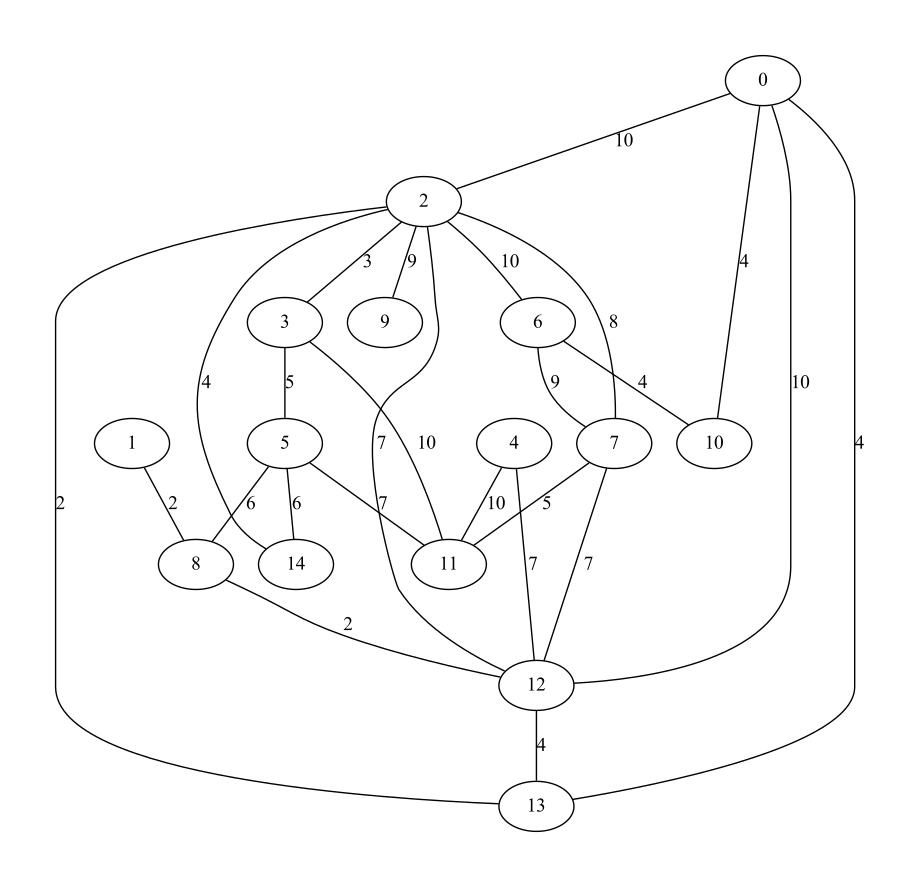

Python code for this plot:
import random
from graphviz import Digraph
import heapq


def generate_random_graph(num_nodes, num_edges):
    graph = {str(i): {} for i in range(num_nodes)}
    nodes = list(graph.keys())

    while num_edges > 0:
        u, v = random.sample(nodes, 2)
        if v not in graph[u]:
            weight = random.randint(1, 10)
            graph[u][v] = weight
            graph[v][u] = weight
            num_edges -= 1

    return graph


def draw_graph(graph):
    dot = Digraph()
    added_edges = set()
    for node in graph:
        dot.node(node)
        for neighbor, weight in graph[node].items():
            if (node, neighbor) not in added_edges and (neighbor, node) not in added_edges:
                dot.edge(node, neighbor, label=str(weight), dir='none')
                added_edges.add((node, neighbor))
    dot.render('graph', view=True)


def dijkstra(graph, start, target):
    distances = {vertex: float('inf') for vertex in graph}
    distances[start] = 0
    pq = [(0, start)]

    while pq:
        current_distance, current_vertex = heapq.heappop(pq)

        if current_distance > distances[current_vertex]:
            continue

        if current_vertex == target:
            return distances[target]

        for neighbor, weight in graph[current_vertex].items():
            distance = current_distance + weight

            if distance < distances[neighbor]:
                distances[neighbor] = distance
                heapq.heappush(pq, (distance, neighbor))

    return -1  # If target is not reachable from start


def floyd(graph, start, target):
    if start not in graph or target not in graph:
        return -1

    dist = {}
    for i in graph:
        dist[i] = {}
        for j in graph:
            if i == j:
                dist[i][j] = 0
            elif i in graph and j in graph[i]:
                dist[i][j] = graph[i][j]
            else:
                dist[i][j] = float('inf')

    for k in graph:
        for i in graph:
            for j in graph:
                if dist[i][j] > dist[i][k] + dist[k][j]:
                    dist[i][j] = dist[i][k] + dist[k][j]

    if dist[start][target] == float('inf'):
        return -1
    else:
        return dist[start][target]
